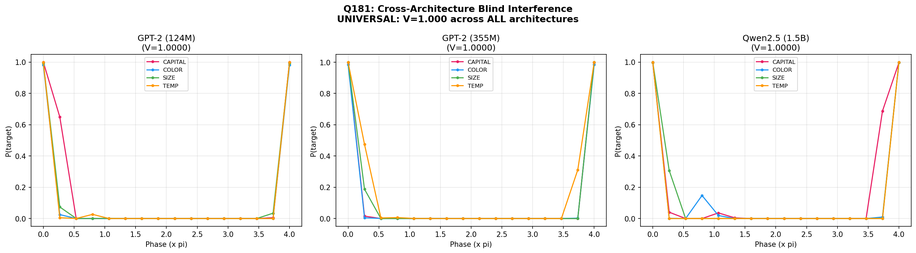
#> input picture figures/phase_q181_cross_arch_blind.png, 916 x 253 px, shrunk from 2683 x 740 before the run
$ python generate_paper_figures_v6.py
#> lines starting #> are read from the running program, lines starting #| are printed output that depends on the picture
# -*- coding: utf-8 -*-
"""Generate composite paper figures for v6 (fig24--fig28)."""
import os
import numpy as np
from PIL import Image

FIGURES_DIR = os.path.join(os.path.dirname(os.path.abspath(__file__)), 'figures')
PAPER_DIR = os.path.join(FIGURES_DIR, 'paper')
os.makedirs(PAPER_DIR, exist_ok=True)


def combine_vertical(paths, output, gap=20, bg=(255, 255, 255)):
    """Stack images vertically with gap."""
#> called with gap = 20, bg = (255, 255, 255)
    imgs = [Image.open(p) for p in paths if os.path.exists(p)]
#> imgs = 1 item
    if not imgs:
        print("  SKIP: no images found for", output)
        return
    max_w = max(im.width for im in imgs)
#> max_w = 916
    total_h = sum(im.height for im in imgs) + gap * (len(imgs) - 1)
#> total_h = 253
    canvas = Image.new('RGB', (max_w, total_h), bg)
#> canvas: PIL image 916x253 RGB; every value is 255
    y = 0
    for im in imgs:
        # Center horizontally
        x = (max_w - im.width) // 2
        canvas.paste(im, (x, y))
        y += im.height + gap
#> this loop made 1 pass
#> (x, y) on pass 1: (0, 273)
#> after the loop, y = 273
    canvas.save(output, dpi=(150, 150))
    print("  Saved:", output, f"({canvas.width}x{canvas.height})")
#|   Saved: figures/paper/fig24_robust_foundations.png (916x253)


def combine_horizontal(paths, output, gap=20, bg=(255, 255, 255)):
    """Place images side by side horizontally."""
    imgs = [Image.open(p) for p in paths if os.path.exists(p)]
    if not imgs:
        print("  SKIP: no images found for", output)
        return
    max_h = max(im.height for im in imgs)
    total_w = sum(im.width for im in imgs) + gap * (len(imgs) - 1)
    canvas = Image.new('RGB', (total_w, max_h), bg)
    x = 0
    for im in imgs:
        y = (max_h - im.height) // 2
        canvas.paste(im, (x, y))
        x += im.width + gap
    canvas.save(output, dpi=(150, 150))
    print("  Saved:", output, f"({canvas.width}x{canvas.height})")


def combine_grid(paths, output, cols=2, gap=20, bg=(255, 255, 255)):
    """Arrange images in a grid."""
    imgs = [Image.open(p) for p in paths if os.path.exists(p)]
    if not imgs:
        print("  SKIP: no images found for", output)
        return
    rows = (len(imgs) + cols - 1) // cols
    cell_w = max(im.width for im in imgs)
    cell_h = max(im.height for im in imgs)
    total_w = cell_w * cols + gap * (cols - 1)
    total_h = cell_h * rows + gap * (rows - 1)
    canvas = Image.new('RGB', (total_w, total_h), bg)
    for idx, im in enumerate(imgs):
        r, c = divmod(idx, cols)
        x = c * (cell_w + gap) + (cell_w - im.width) // 2
        y = r * (cell_h + gap) + (cell_h - im.height) // 2
        canvas.paste(im, (x, y))
    canvas.save(output, dpi=(150, 150))
    print("  Saved:", output, f"({canvas.width}x{canvas.height})")


def main():
    print("Generating paper figures for v6...")
    print()

    # Fig 24: Season 27 Robust Foundations
    # Combine Q177 (barren plateau), Q179 (reproducibility), Q181 (blind test)
    print("--- Fig 24: Robust Foundations ---")
    combine_vertical([
        os.path.join(FIGURES_DIR, 'phase_q177_barren_plateau.png'),
        os.path.join(FIGURES_DIR, 'phase_q179_reproducibility.png'),
        os.path.join(FIGURES_DIR, 'phase_q181_cross_arch_blind.png'),
    ], os.path.join(PAPER_DIR, 'fig24_robust_foundations.png'))

    # Fig 25: Season 28 Quantum Chemistry
    # Combine Q182 (excited VQE), Q183 (multi-molecular), Q184 (Head 11)
    print("--- Fig 25: Quantum Chemistry ---")
    combine_vertical([
        os.path.join(FIGURES_DIR, 'phase_q183_quantum_advantage.png'),
        os.path.join(FIGURES_DIR, 'phase_q184_attn_entanglement.png'),
    ], os.path.join(PAPER_DIR, 'fig25_quantum_chemistry.png'))

    # Fig 26: Seasons 29-30 Scaling & Invincibility
    # Combine Q192 (multi-molecule), Q193 (phase transition), Q194 (extreme noise)
    print("--- Fig 26: Scaling & Invincibility ---")
    combine_vertical([
        os.path.join(FIGURES_DIR, 'phase_q192_multimol.png'),
        os.path.join(FIGURES_DIR, 'phase_q194_extreme_noise.png'),
    ], os.path.join(PAPER_DIR, 'fig26_scaling_invincibility.png'))
#> call 3 of combine_vertical, with gap = 20, bg = (255, 255, 255)
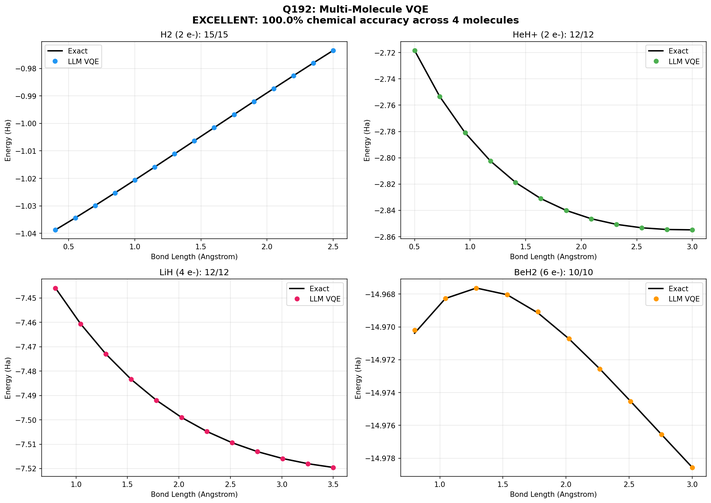
#> input picture figures/phase_q192_multimol.png, 711 x 503 px, shrunk from 2083 x 1475 before the run
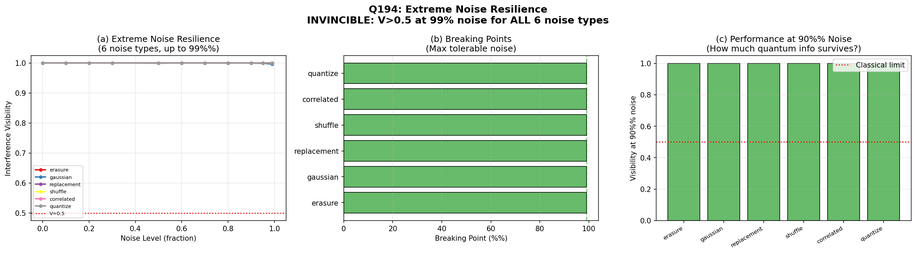
#> input picture figures/phase_q194_extreme_noise.png, 916 x 253 px, shrunk from 2683 x 742 before the run
#> in combine_vertical (call 3), `imgs = [Image.open(p) for p in paths if os.path.exists(p)]`: imgs = 2 items
#> in combine_vertical (call 3), `total_h = sum(im.height for im in imgs) + gap * (len(imgs) - 1)`: total_h = 776
#> in combine_vertical (call 3), `canvas = Image.new('RGB', (max_w, total_h), bg)`: canvas: PIL image 916x776 RGB; every value is 255
#> the loop in combine_vertical (call 3), `for im in imgs:` made 2 passes
#> (x, y) on passes 1 to 2: (102, 523), (0, 796)
#> after the loop in combine_vertical (call 3), `for im in imgs:`:
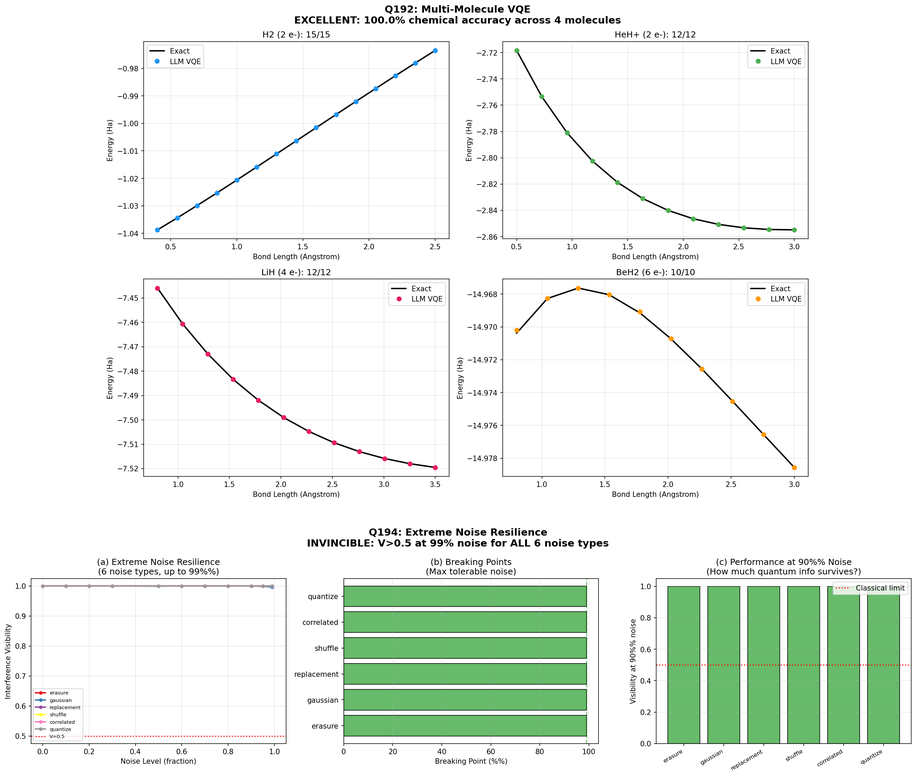
#> canvas: PIL image 916x776 RGB; mean R, G, B 235.4, 242.2, 235.5
#> after the loop in combine_vertical (call 3), `for im in imgs:`: y = 796
#|   Saved: figures/paper/fig26_scaling_invincibility.png (916x776)

    # Fig 27: Season 31 RMSNorm Proof + Protein Folding
    # Combine Q195 (RMSNorm), Q196 (protein folding)
    print("--- Fig 27: RMSNorm & Protein ---")
    combine_vertical([
        os.path.join(FIGURES_DIR, 'phase_q195_rmsnorm_proof.png'),
        os.path.join(FIGURES_DIR, 'phase_q196_protein.png'),
    ], os.path.join(PAPER_DIR, 'fig27_rmsnorm_protein.png'))

    # Fig 28: Universal Gates + Bell + Distillation
    # Combine Q198 (gates), Q199 (distillation), Q202 (bell)
    print("--- Fig 28: Gates & Bell ---")
    combine_vertical([
        os.path.join(FIGURES_DIR, 'phase_q198_gates.png'),
        os.path.join(FIGURES_DIR, 'phase_q199_distillation.png'),
        os.path.join(FIGURES_DIR, 'phase_q202_bell.png'),
    ], os.path.join(PAPER_DIR, 'fig28_gates_bell.png'))

    print("\nAll paper figures generated!")


if __name__ == '__main__':
    main()
